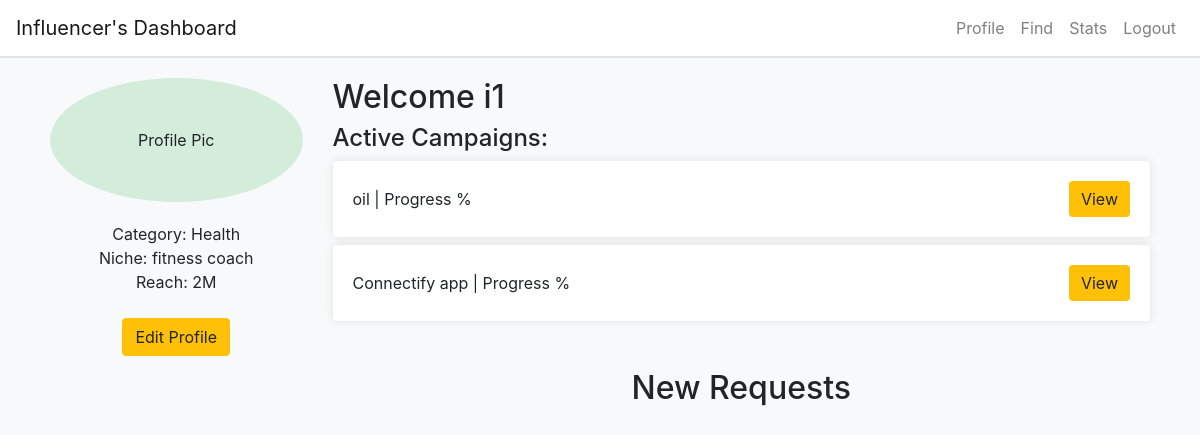
Page /influencer_profile (signed in) on the earlier database version.
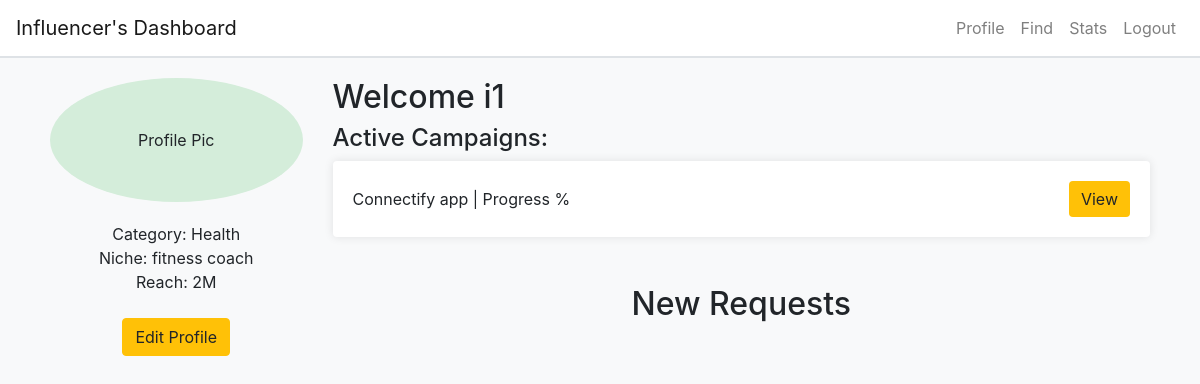
Same page on the later database version.
### app.py (models this page shows)
class AdRequest(db.Model):
    id = db.Column(db.Integer, primary_key=True)
    ad_name = db.Column(db.String(100), nullable=False)
    description = db.Column(db.String(500), nullable=False)
    terms = db.Column(db.String(500), nullable=True)
    payment = db.Column(db.Float, nullable=False)
    influencer_name = db.Column(db.String(100), nullable=True)
    influencer_id = db.Column(db.Integer, db.ForeignKey('influencers.id'), nullable=True)
    campaign_id = db.Column(db.Integer, db.ForeignKey('campaign.id'), nullable=False)
    negotiation_status = db.Column(db.String(20), nullable=False, default='no negotiation')
    modified_terms = db.Column(db.Text, nullable=True)
    modified_payment = db.Column(db.Float, nullable=True)
    created_by = db.Column(db.String(20), nullable=False)
    created_at = db.Column(db.DateTime, default=datetime.utcnow)
    campaign = db.relationship('Campaign', backref='ad_requests')
    sponsor_id = db.Column(db.Integer, db.ForeignKey('sponsors.id'), nullable=False)
    status = db.Column(db.String(50), default='pending')

### app.py (the view)
@app.route('/influencer_profile')
def influencer_profile():
    if 'user_id' not in session  or session.get('user_role') != 'influencer':
        flash('You need to log in first.', 'warning')
        return redirect(url_for('login'))
    user_id = session['user_id']
    user = User.query.get(user_id)
    user_role = session.get('user_role')
    influencer = user.influencer
    if not influencer:
        flash('Influencer profile not found.', 'error')
        return redirect(url_for('login'))
    new_requests = AdRequest.query.filter_by(influencer_id=influencer.id,created_by='sponsor', status='pending').all()
    active_campaigns = AdRequest.query.filter_by(influencer_id=influencer.id,status='accepted').all()
    ad_requests = influencer.ad_requests
    return render_template('influencer_profile.html', influencer=influencer, new_requests=new_requests, active_campaigns=active_campaigns, ad_requests=ad_requests, user_role=user_role)

### templates/influencer_profile.html (shortened to what this page needs)
{% extends "base.html" %} {% block title %}Influencer Profile{% endblock %} {%
block content %}
<div class="row">
  <div class="col-md-3 text-center">
    <div
      class="profile-pic"
      style="
        background-color: #d4edda;
        padding: 50px;
        border-radius: 50%;
        margin-bottom: 20px;
      "
    >
      Profile Pic
    </div>
    <div>Category: {{ influencer.category }}</div>
    <div>Niche: {{ influencer.niche }}</div>
    <div>Reach: {{ influencer.reach }}</div>
    <div class="mt-4">
      <a
        href="{{ url_for('edit_influencer_profile',influencer_id=influencer.id) }}"
        class="btn btn-warning"
        >Edit Profile</a
      >
    </div>
  </div>
  <div class="col-md-9">
    <h2>Welcome {{ influencer.user.username }}</h2>
    <h4>Active Campaigns:</h4>
    {% for campaign in active_campaigns %}
    <div class="card mb-2">
      <div class="card-body d-flex justify-content-between align-items-center">
        <span>{{ campaign.ad_name }} | Progress {{ campaign.progress }}%</span>
        <a
          href="{{ url_for('view_ad', request_id=campaign.id) }}"
          class="btn btn-view"
          >View</a
        >
      </div>
    </div>
    {% endfor %}
    <div class="container mt-5">
      <h2 class="text-center">New Requests</h2>
    </div>
  </div>
</div>
{% endblock %}

Differences in the rows shown:
removed AdRequest: ad_name "oil"
